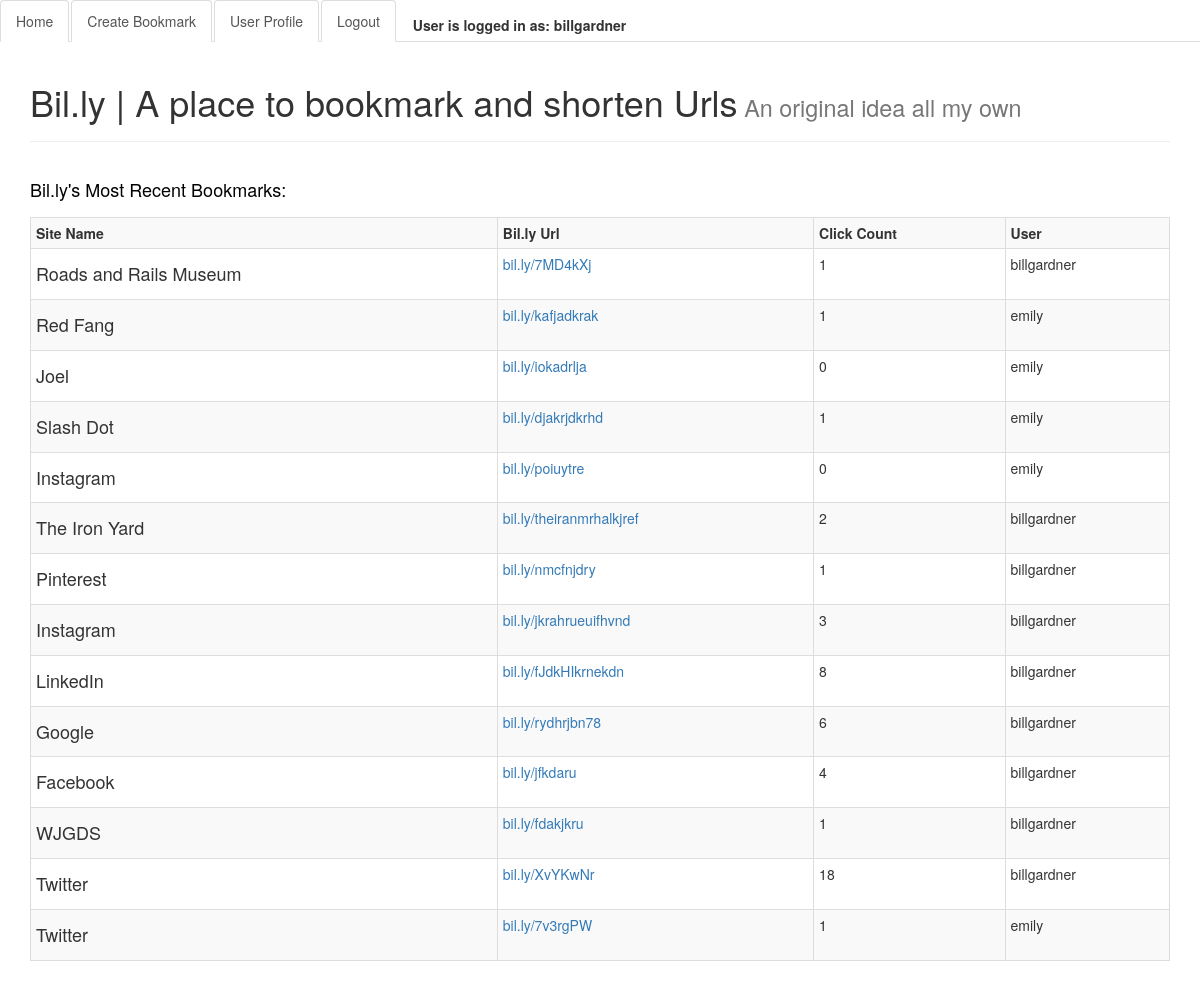
The app's page / (signed in) with its own data.
### url/models.py (models this page shows, shortened)
class Url(models.Model):
    url = models.URLField()
    site_name = models.CharField(max_length=60)
    description = models.TextField()
    created = models.DateTimeField(auto_now_add=True)
    hashid = models.CharField(max_length=50)
    user = models.ForeignKey(User)
    click_count = models.IntegerField(default=0)
    class Meta:
        ordering = ['-created']

### url/views.py (the view)
# urls.py: url(r'^$', IndexView.as_view(), name="index"),
class IndexView(TemplateView):
    template_name = "index.html"
    def get_context_data(self, **kwargs):
        context = super().get_context_data(**kwargs)
        context["urls"] = Url.objects.all()
        return context

### templates/index.html
{% extends "base.html" %}
{% block content %}
  <div class="page-header">
    <h1>Bil.ly | A place to bookmark and shorten Urls<small>   An original idea all my own</small></h1>
  </div>
    <table class="table table-striped table-bordered table-condensed">
      <caption style="color: #000;"><h4>Bil.ly's Most Recent Bookmarks:</h4></caption>
        <tr>
          <th>Site Name</th>
          <th>Bil.ly Url</th>
          <th>Click Count</th>
          <th>User</th>
        </tr>
        {% for url in urls %}
          <tr>
            <td><h4>{{ url.site_name }}</h4></td>
            <td><a href="{% url 'redirect' url.hashid %}" target="_blank">bil.ly/{{ url.hashid }}</a></td>
            <td>{{ url.click_count }}</td>
            <td>{{ url.user }}</td>
          </tr>
        {% endfor %}
    </table>
{% endblock %}

### templates/base.html (shortened to what this page needs)
{% load staticfiles %}
<!DOCTYPE html>
<html lang="en">
  <head>
    <link rel="stylesheet" href="{% static 'url/css/bootstrap.css' %}">
    <link rel="stylesheet" href="{% static 'url/main.css' %}">
  </head>
  <body>
    <nav role="navigation">
      <ul class="nav nav-tabs">
        <li role="presentation" class="active"><a href="/">Home</a></li>
        {% if request.user.is_authenticated %}
          <li role="presentation" class="active"><a href="{% url 'create_bookmark' %}">Create Bookmark</a></li>
          <li role="presentation" class="active"><a href="{% url 'profile' %}">User Profile</a></li>
          <li role="presentation" class="active"><a href="{% url 'logout' %}?next=/">Logout</a></li>
          <li class="navbar-text"><strong>User is logged in as: {{ request.user }}</strong></li>
        {% endif %}
      </ul>
    </nav>
    <div class="container">
      {% block content %}{% endblock %}
    </div>
  </body>
</html>

### records on screen
Url: site_name "Roads and Rails Museum", hashid "7MD4kXj", click_count "1", user "billgardner"
Url: site_name "Red Fang", hashid "kafjadkrak", click_count "1", user "emily"
Url: site_name "Joel", hashid "iokadrlja", click_count "0", user "emily"
Url: site_name "Slash Dot", hashid "djakrjdkrhd", click_count "1", user "emily"
Url: site_name "Instagram", hashid "poiuytre", click_count "0", user "emily"
Url: site_name "The Iron Yard", hashid "theiranmrhalkjref", click_count "2", user "billgardner"
Url: site_name "Pinterest", hashid "nmcfnjdry", click_count "1", user "billgardner"
Url: site_name "Instagram", hashid "jkrahrueuifhvnd", click_count "3", user "billgardner"
Url: site_name "LinkedIn", hashid "fJdkHIkrnekdn", click_count "8", user "billgardner"
Url: site_name "Google", hashid "rydhrjbn78", click_count "6", user "billgardner"
Url: site_name "Facebook", hashid "jfkdaru", click_count "4", user "billgardner"
Url: site_name "WJGDS", hashid "fdakjkru", click_count "1", user "billgardner"
Url: site_name "Twitter", hashid "XvYKwNr", click_count "18", user "billgardner"
Url: site_name "Twitter", hashid "7v3rgPW", click_count "1", user "emily"

### other values on screen
{{ request.user }} "billgardner"
